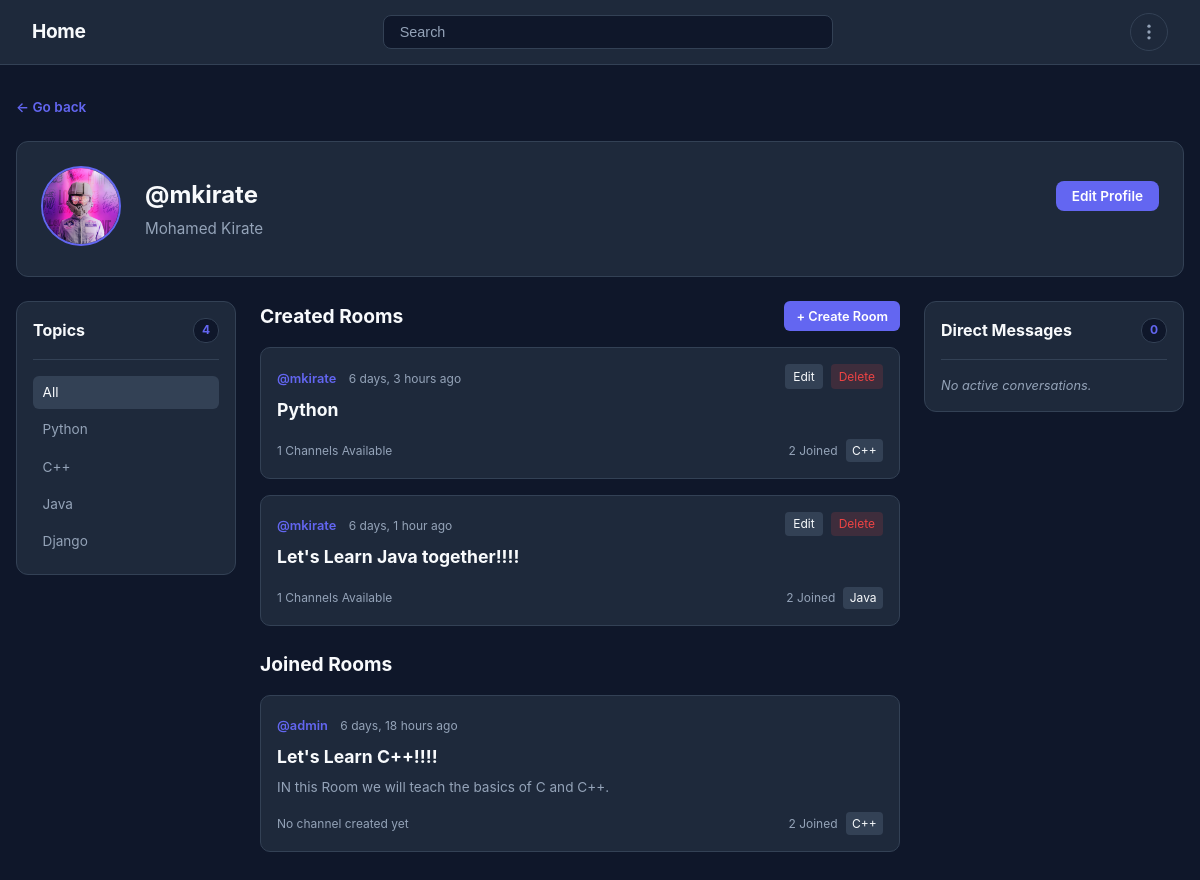
/profile/2 (signed in), run on an earlier commit of the app's database.
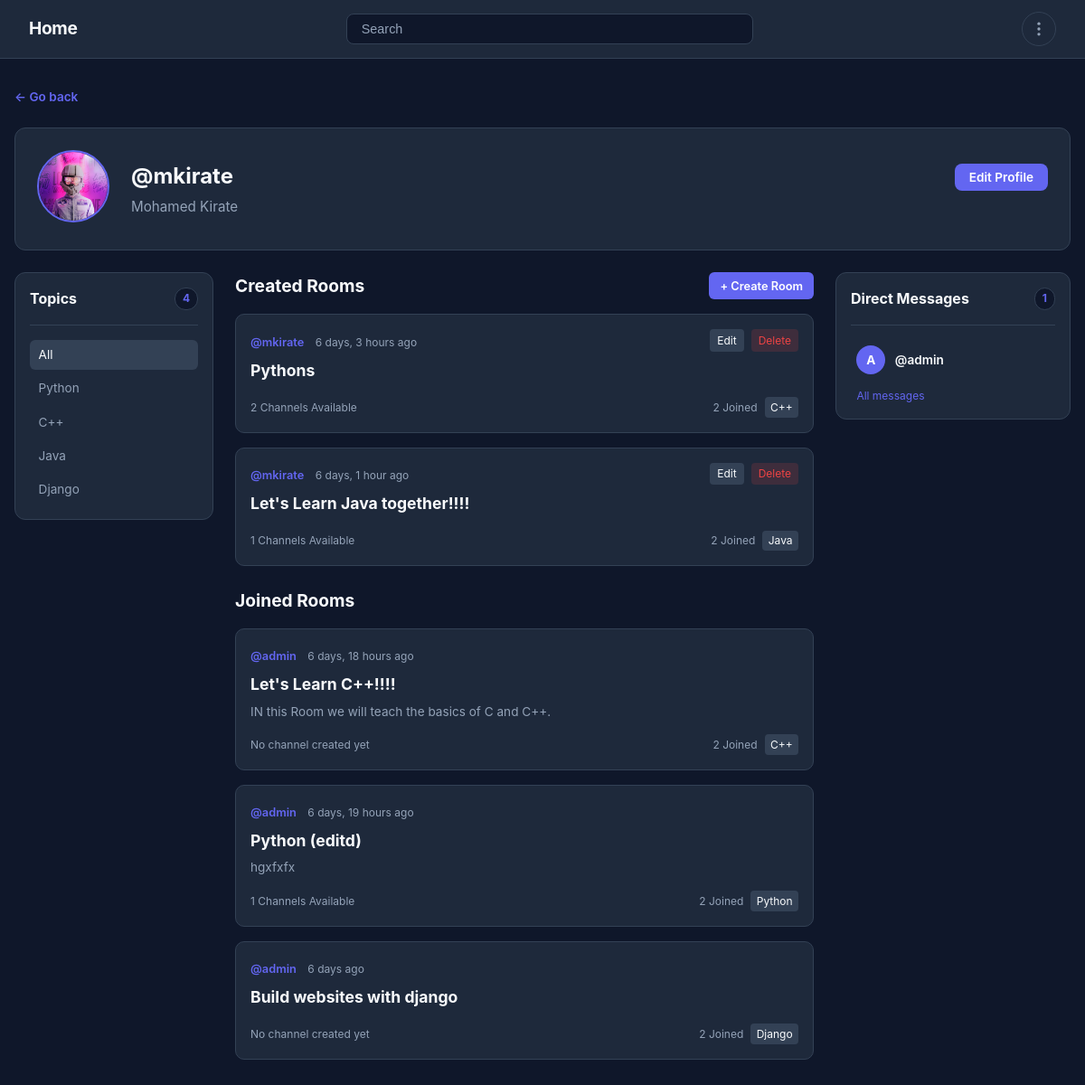
And on a later commit of the database.
### core/models.py (models this page shows, shortened)
class Topic(models.Model):
    name = models.CharField(max_length=200)

class Room(models.Model):
    topic = models.ForeignKey(Topic, on_delete=models.CASCADE, null=True)
    host = models.ForeignKey(User, on_delete=models.CASCADE, null=True)
    participants = models.ManyToManyField(User, related_name='participants')
    channels = models.ManyToManyField(Channel, related_name='channels',)
    name = models.CharField(max_length=200)
    description = models.TextField(null=True, blank=True)
    created_at = models.DateTimeField(auto_now_add=True)

### accounts/models.py (models this page shows, shortened)
class User(AbstractUser):
    image = models.ImageField(null=True, blank=True)
    email = models.EmailField(unique=True)
    about = models.TextField(null=True, blank=True)

### user_profile/views.py (the view)
# urls.py: path('<str:pk>', views.profile_view, name='profile'),
@login_required(login_url='login')
def profile_view(request, pk):
    query = request.GET.get('query', '')
    topic_id = request.GET.get('topic', '')
    user = User.objects.get(id=pk)
    topics = Topic.objects.all()
    conversation_rooms = ConversationRoom.objects.filter(participants=request.user
                                                         ).annotate(
                                                            latest_message=Max('message__created_at')
                                                            ).order_by('-latest_message')[0:5]
    created_rooms = Room.objects.filter(host = user).filter(Q(name__icontains=query) |
                                                            Q(description__icontains=query) |
                                                            Q(topic__name__icontains=query) |
                                                            Q(host__username__icontains=query))
    joined_rooms = Room.objects.filter(participants__in=[request.user.id])
    joined_rooms = joined_rooms.exclude(host__id=user.id).filter(Q(name__icontains=query) |
                                                            Q(description__icontains=query) |
                                                            Q(topic__name__icontains=query) |
                                                            Q(host__username__icontains=query))
    if topic_id:
        created_rooms = created_rooms.filter(topic__id=topic_id)
        joined_rooms = joined_rooms.filter(topic__id=topic_id)
    context = {'user': user, 'rooms': created_rooms,
                'joined_rooms': joined_rooms,
                'topics': topics,
               'conversation_rooms': conversation_rooms}
    return render(request, 'profile.html', context)

### user_profile/templates/profile.html (shortened to what the changed rows need)
{% extends 'main.html' %}
{% load static %}
{% block extra_css %}
<link rel="stylesheet" href="{% static 'profile/profile.css' %}">
{% endblock %}
{% block content %}
<div class="profile-container">
    <section class="profile-card">
        <div class="profile-header">
            <div class="profile-info">
                <div class="profile-top-row">
                    <h2 class="profile-username">@{{ user.username }}</h2>
                </div>
            </div>
        </div>
    </section>
    <div class="profile-grid">
        <aside class="sidebar">
            <nav class="topic-list">
                <a href="{% url 'profile' user.id %}" class="topic-item active">All</a>
                {% for topic in topics %}
                    <a href="{% url 'profile' user.id %}?topic={{ topic.id }}" class="topic-item">
                        {{ topic.name }}
                    </a>
                {% endfor %}
            </nav>
        </aside>
        <main class="rooms-section">
            <div class="rooms-group">
                <div class="section-header">
                    <h2>Created Rooms</h2>
                </div>
                {% for room in rooms %}
                    <article class="room-card">
                        <div class="room-card-header">
                            <div class="room-host-meta">
                                <a href="{% url 'profile' room.host.id %}" class="host-link">@{{ room.host.username }}</a>
                                <span class="time-stamp">{{ room.created_at|timesince }} ago</span>
                            </div>
                            {% if request.user == room.host %}
                                <div class="room-actions">
                                    <a href="{% url 'update-room' room.id %}" class="btn-update">Edit</a>
                                    <a href="{% url 'delete-room' room.id %}" class="btn-delete">Delete</a>
                                </div>
                            {% endif %}
                        </div>
                        <h3 class="room-title">
                            <a href="{% url 'room' room.id %}">{{ room.name }}</a>
                        </h3>
                        <div class="room-card-footer">
                            <span class="channel-count">
                                {% if room.channels.exists %}
                                    {{ room.channels.count }} Channels Available
                                {% else %}
                                    No channel created yet
                                {% endif %}
                            </span>
                            <div class="room-stats">
                                <span class="participant-count">{{ room.participants.count }} Joined</span>
                                {% if room.topic %}
                                    <span class="topic-badge">{{ room.topic.name }}</span>
                                {% endif %}
                            </div>
                        </div>
                    </article>
                {% empty %}
                    <p class="empty-state">No Room Created</p>
                {% endfor %}
            </div>
            <div class="rooms-group">
                <div class="section-header">
                    <h2>Joined Rooms</h2>
                </div>
                {% for room in joined_rooms %}
                    <article class="room-card">
                        <div class="room-card-header">
                            <div class="room-host-meta">
                                <a href="{% url 'profile' room.host.id %}" class="host-link">@{{ room.host.username }}</a>
                                <span class="time-stamp">{{ room.created_at|timesince }} ago</span>
                            </div>
                        </div>
                        <h3 class="room-title">
                            <a href="{% url 'room' room.id %}">{{ room.name }}</a>
                        </h3>
                        {% if room.description %}
                            <p class="room-description">{{ room.description }}</p>
                        {% endif %}
                        <div class="room-card-footer">
                            <span class="channel-count">
                                {% if room.channels.exists %}
                                    {{ room.channels.count }} Channels Available
                                {% else %}
                                    No channel created yet
                                {% endif %}
                            </span>
                            <div class="room-stats">
                                <span class="participant-count">{{ room.participants.count }} Joined</span>
                                {% if room.topic %}
                                    <span class="topic-badge">{{ room.topic.name }}</span>
                                {% endif %}
                            </div>
                        </div>
                    </article>
                {% empty %}
                    <p class="empty-state">No Joined Room</p>
                {% endfor %}
            </div>
        </main>
        {% if request.user == user %}
            <aside class="sidebar dm-sidebar">
                <div class="sidebar-header">
                    <h3>Direct Messages</h3>
                    <span class="badge">{{ conversation_rooms.count }}</span>
                </div>
                <hr class="divider">
                <nav class="dm-list">
                    {% for conversation in conversation_rooms %}
                        {% for participant in conversation.participants.all %}
                            {% if participant != request.user %}
                                <a href="{% url 'conversation' conversation.id %}" class="dm-item">
                                    <div class="dm-avatar">
                                        {{ participant.username|slice:":1"|upper }}
                                    </div>
                                    <div class="dm-details">
                                        <span class="dm-username">@{{ participant.username }}</span>
                                    </div>
                                </a>
                                <a href="{% url 'conversations' user.id %}">All messages</a>
                            {% endif %}
                        {% endfor %}
                    {% empty %}
                        <p class="empty-dms">No active conversations.</p>
                    {% endfor %}
                </nav>
            </aside>
        {% endif %}
    </div>
</div>
{% endblock %}

What changed in the data, as far as the page shows it:
changed Room: name "Python" → "Pythons"; channels.count "1" → "2"
now on this page (row unchanged): Room: host.username "admin", created_at "6 days, 19 hours", name "Python (editd)", description "hgxfxfx", channels.count "1", participants.count "2", topic.name "Python", shown under "Joined Rooms"
now on this page (row unchanged): Room: host.username "admin", created_at "6 days", name "Build websites with django", shows "No channel created yet", participants.count "2", topic.name "Django", shown under "Joined Rooms"
now on this page (row edited): User: username "A", username "admin"
Also different on the page:
{{ conversation_rooms.count }}: "0" → "1"
text no longer shown: "No active conversations."
